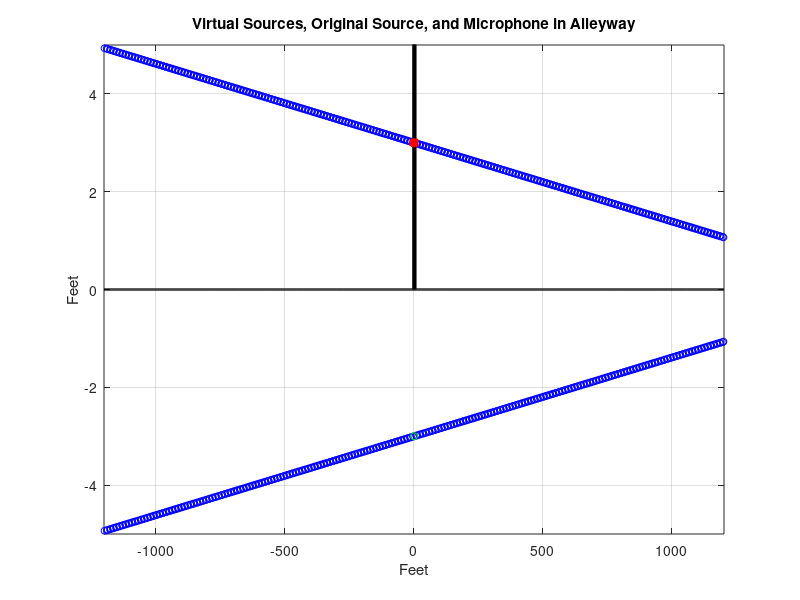
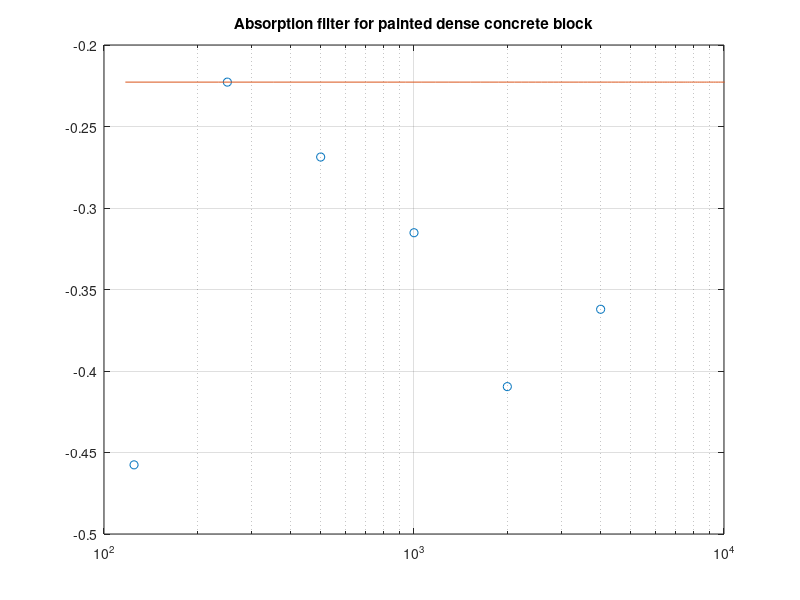

The MATLAB source for these figures, in order: (Note: this script raises an error after producing the figures.)
clear all; close all;

%% setup
% all measurements in feet, so convert speed of sound to get samples later
x_s = 1.5;
y_s = 3;
h = y_s;
W = 6;
H = 24; 

maxorder = 100; % well acutally this is half the maxorder
orders = [];
% compute the coordinates of the virtual sources: first x-coordinate
xcoord = []; ycoord = [];
theta = pi*0.554/180; % canting angle of the left wall

%%  define sources, count order to correctly apply filters
k = 1;
for i = 1:maxorder, % go up to 6*4 sources, plus the first one at -x_s (so, 25)
    % wall = 2*i*W;
    % first to the left, first to the right, second on the left, second on
    % the right
%     sources_x = [-2*(i-1)*W-x_s, wall-x_s, -wall+x_s, wall+x_s];
%     xcoord = [xcoord, sources_x];
    % CANTING
    wall = 2*i*W*cos(theta);
    % first to the left, first to the right, second on the left, second on
    % the right
    sources_x = [-(wall-2*W*cos(theta))-x_s, wall-x_s, -wall+x_s, wall+x_s];
    xcoord = [xcoord, sources_x];
    sources_y = [y_s+k*sin(theta), y_s-k*sin(theta), y_s+(k+1)*sin(theta), y_s-(k+1)*sin(theta)];
    ycoord = [ycoord, sources_y];
    orders = [orders, k, k, k+1, k+1];
    k = k+2;
end;

% duplicate the matrix to get the xcoordinates of sources reflecting off
% ground (same xcoordinates)
xcoord = [xcoord, xcoord]; % since i left off the first order reflection
% we know all the heights: height of the source and -height of the source
% ycoord = y_s*[ones(1,maxorder*4), -ones(1,maxorder*4)];
% CANTING:
ycoord = [ycoord, -ycoord];
% even though yes, these do go through the floor (another order), we 
% assume perfect reflection off floor
orders = [orders, orders];

%% now factor in a microphone
x_l = 3.5;
y_l = y_s;

% include direct path and first reflection off of the floor
xcoord = [x_s, x_s, xcoord];
ycoord = [y_s, -y_s, ycoord];
orders = [0, 0, orders]; % again assuming perfect reflection off floor

% compute distance the sound travels from each source to the microphone
% coordinate
for i = 1:length(xcoord),
    dist(i) = sqrt((xcoord(i)-x_l)^2+(ycoord(i)-y_l)^2);
    % plot([xcoord(i),x_l],[ycoord(i),y_l],'k--');
end;

dist = dist/3.25; % convert to meters

%% plot virtual sources + mic/source
figure();
plot(xcoord,ycoord,'bo','MarkerSize',5);
hold all;
% plot the source reflecting off floor
plot(x_s,-h,'go','MarkerSize',5); % not added in yet
totL = (sources_x(3)-2):1:(sources_x(4)+2);
% plot the ground
plot(totL, zeros(1,length(totL)),'k', 'LineWidth',2);
% plot the alleyway walls
plot([0,0],[0,24],'k','LineWidth',2);
plot([W,W],[0,30],'k','LineWidth',2);
axis([sources_x(3)-2, sources_x(4)+2, -h-2, h+2]);
% plot the source and mic on top of all of it so we can see em
plot(x_s,h,'ro','MarkerSize',5,'LineWidth',2); % still not factored in yet to dist
plot(x_l,y_l,'rx','MarkerSize',5,'LineWidth',2);
grid on;
xlabel('Feet'); ylabel('Feet');
hold off;
title('Virtual Sources, Original Source, and Microphone in Alleyway');

%% now build the impulse response
fs = 48000;
m = 20;
fs_big = m*fs;
nbins = 4096;
cv = 343; % meters per second

%% sound absorption coeffs of painted concrete block (dense)
alpha = sqrt(1-[0.1, 0.05, 0.06, 0.07, 0.09, 0.08]);
fc = 125*2.^(0:5);
% [b,a] = bilinear([alpha(end)/1000/2/pi/1.05, alpha(1)],[1/1000/2/pi,1],fs);
[b,a] = bilinear([alpha(5)/(2*pi*1000), alpha(2)],[1/(2*pi*1000),1],fs*m);
tfhat = freqz(b, a, pi*[0:nbins]'/nbins);
figure(); semilogx(fc,20*log10(alpha), 'o', [0:nbins]/nbins*fs*m/2, 20*log10(abs(tfhat)), '-'); grid;
xlim([100 10000]);
title('Absorption filter for painted dense concrete block');

%% build the impulse response
implen = round(max(dist)/cv*fs);

imp = zeros(m*implen,1);
dirac = zeros(48,1); dirac(1) = 1;
wallReflection = dirac * ones(1,max(orders)+1); % first column is impulse
k = 1; % diameter/aperture of balloon source

% precompute the filters
for i = 1:max(orders), wallReflection(:,i+1) = filter(b,a,wallReflection(:,i)); end;

delay = round(dist*fs*m/cv);
sfactor = (1+dist/k).^(-0.1);

for nr = 1:length(orders),
    impReflection = [zeros(1,delay(nr)), sfactor(nr) * wallReflection(:,orders(nr)+1)', ...
        zeros(1,length(imp)-delay(nr)-length(wallReflection(:,orders(nr)+1)))]';
    % Add it to impulse response
    impReflection = impReflection(1:length(imp));
    imp = imp + impReflection;
end;

%% now add "ceiling" reflection
fc_h = cv/W; % cutoff frequency is related to the width of the alleyway...
% determine how many vertical reflections will happen in our model given
% the size
maxorder_h = round(max(dist)*3.25/(2*H)); % convert dist back to feet
k = 1;
for i = 1:maxorder_h,
    ycoord_h(k) = 2*i*H-y_s-y_l; % coordinates from above
    ycoord_h(k+1) = -2*i*H-y_s-y_l; % coordinates from below
    orders_h(k) = i;
    orders_h(k+1) = orders_h(k);
    k = k+2;
end;
xcoord_h = x_s*ones(1, length(ycoord_h));
% now compute distance for "ceiling" reflections
for i = 1:length(xcoord_h),
    dist_h(i) = sqrt((xcoord_h(i)-x_l)^2 + (ycoord_h(i)-y_l)^2);
end;

dist_h = dist_h/3.25; % convert to meters
implen_h = round(max(dist_h)/cv * fs);
imp_h = zeros(m*implen,1);
dirac_h = zeros(48,1); dirac_h(1) = 1;
% ceilingReflection = dirac_h * ones(1,max(orders_h)+1); % first column is impulse
k = 1; % diameter/aperture of balloon source

% [bh,ah] = butter(2,fc_h*2/fs);
% precompute the filters for ceiling reflections
% for i = 1:max(orders_h), ceilingReflection(:,i+1) = filter(bh,ah,ceilingReflection(:,i)); end;
ceilingReflection = dirac_h;

delay_h = round(dist_h*fs*m/cv);
sfactor_h = (1+dist_h/k).^(-0.9); % 0.9 is hand-wavy, just as the 0.1 is before

for nr = 1:length(orders_h),
    impReflection_h = [zeros(1,delay_h(nr)), sfactor_h(nr) * ceilingReflection',... % ceilingReflection(:,orders_h(nr)+1)', ...
        zeros(1,length(imp_h)-delay_h(nr)-length(ceilingReflection))]';
    % Add it to impulse response
    impReflection_h = impReflection_h(1:length(imp_h));
    imp_h = imp_h + impReflection_h;
end;

imp = imp + imp_h;

%% convolve with clap from measurement
[clap,fsclap] = wavread('clap.wav');
clap = resample(clap, fsclap, fs);
y = resample(imp, 1, m);
yy = fftfilt([zeros(480,1);clap],y); 
yy = yy./max(abs(yy));
% yy = yy(1:fs);
figure();
% plot([0:length(yy)-1]/(fs), yy);
ftgram(yy, fs, 'rir');
% grid on;
xlabel('Time (s)');
title('Synthesized impulse response');

% %% convolve with clap from measurement
% y_h = resample(imp_h, 1, m);
% yy_h = fftfilt([zeros(480,1);clap],y_h); 
% yy_h = yy_h./max(abs(yy_h));
% % yy_h = yy(1:fs);
% figure();
% % plot([0:length(yy)-1]/(fs), yy);
% ftgram(yy_h, fs, 'rir');
% % grid on;
% xlabel('Time (s)');
% title('Synthesized impulse response: ceiling only');
